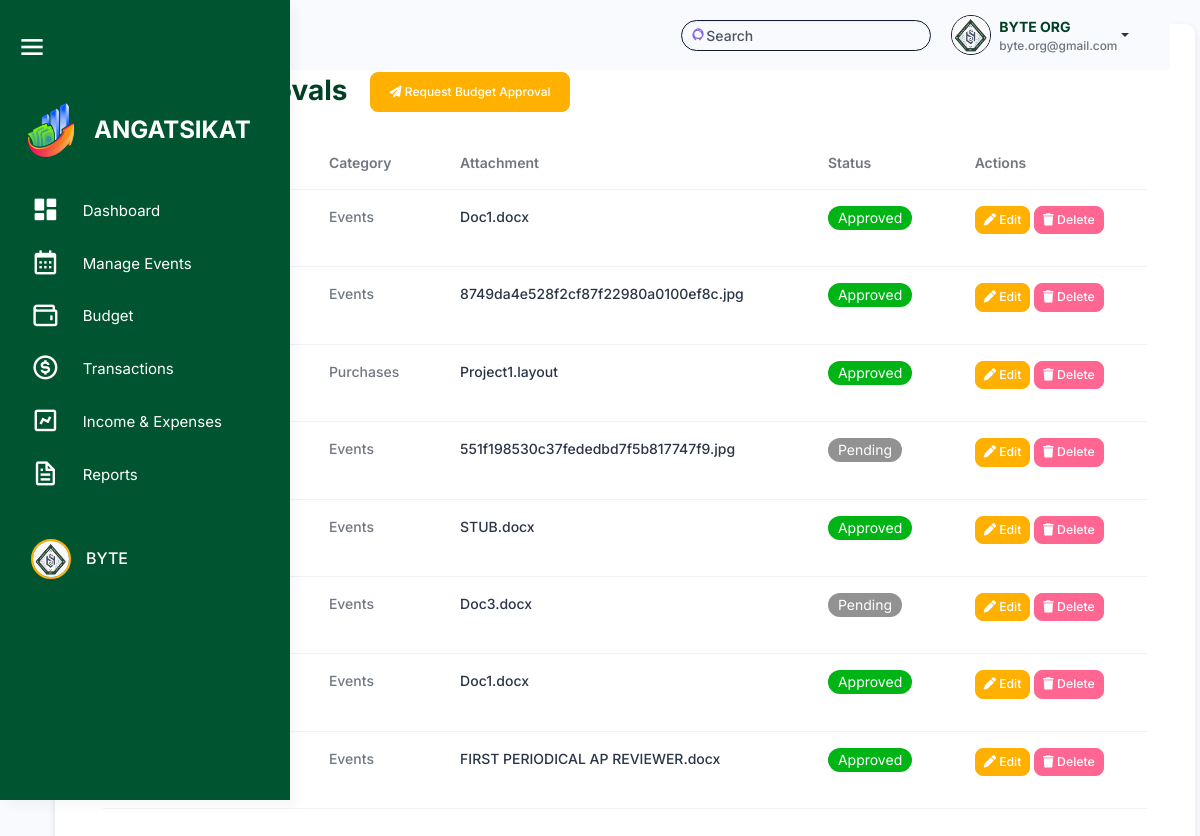
The app's page /budget_management/budget_approval_table.php with its own data.
### tables this page shows
CREATE TABLE `budget_approvals` (
  `approval_id` int(11) NOT NULL,
  `title` varchar(255) NOT NULL,
  `category` enum('Events','Purchases','Maintenance') NOT NULL,
  `attachment` varchar(255) DEFAULT NULL,
  `status` enum('Pending','Approved','Disapproved') DEFAULT 'Pending',
  `organization_id` int(11) NOT NULL,
  `created_by` int(11) NOT NULL,
  `created_at` timestamp NOT NULL DEFAULT current_timestamp(),
  `archived` tinyint(1) DEFAULT 0
);

### budget_management/budget_approval_table.php (the view, shortened to what this page needs)
<?php
include 'connection.php';
?>
<!DOCTYPE html>
<html lang="en">
<head>
    <link rel="stylesheet" href="../assets/css/styles.min.css" />
    <link rel="stylesheet" href="../html/sidebar.css" />
    <link rel="stylesheet" href="../budget_management/budget.css" />
    <link href="https://unpkg.com/boxicons@2.1.4/css/boxicons.min.css" rel="stylesheet" />
    <link rel="stylesheet" href="https://cdnjs.cloudflare.com/ajax/libs/font-awesome/6.6.0/css/all.min.css">
    <link rel="stylesheet"
        href="https://cdnjs.cloudflare.com/ajax/libs/selectize.js/0.12.6/css/selectize.bootstrap3.min.css"
 />
    <link rel="stylesheet" href="https://cdn.datatables.net/1.13.1/css/dataTables.bootstrap5.min.css">
</head>
<body>
    <div class="page-wrapper" id="main-wrapper" data-layout="vertical" data-navbarbg="skin6" data-sidebartype="full"
        data-sidebar-position="fixed" data-header-position="fixed">
        <aside class="left-sidebar" id="sidebar">
            <div class="top-bar">
                <div id="toggleSidebar" class="burger-icon">
                <i class="bx bx-menu"></i>
                </div>
            </div>
            <div>
                <div class="brand-logo logo-container">
                <a href="../html/officer_dashboard.html" class="logo-img">
                    <img src="angat sikat.png" alt="Angat Sikat Logo" class="sidebar-logo">
                </a>
                <span class="logo-text">ANGATSIKAT</span>
                </div>
                <nav class="sidebar-nav">
                    <ul id="sidebarnav">
                        <li class="sidebar-item">
                        <a class="sidebar-link" href="../dashboard/officer_dashboard.php" aria-expanded="false" data-tooltip="Dashboard">
                            <i class="bx bxs-dashboard"></i>
                            <span class="hide-menu">Dashboard</span>
                        </a>
                        </li>
                        <li class="sidebar-item">
                        <a class="sidebar-link" href="../activity_management/activities.php" aria-expanded="false"
                            data-tooltip="Manage Events">
                            <i class="bx bx-calendar"></i>
                            <span class="hide-menu">Manage Events</span>
                        </a>
                        </li>
                        <li class="sidebar-item">
                        <a class="sidebar-link" aria-expanded="false" data-tooltip="Budget">
                            <i class="bx bx-wallet"></i>
                            <span class="hide-menu">Budget</span>
                        </a>
                        </li>
                        <li class="sidebar-item">
                        <a class="sidebar-link" href="#transactions" aria-expanded="false" data-tooltip="Transactions">
                            <i class="bx bx-dollar-circle"></i>
                            <span class="hide-menu">Transactions</span>
                        </a>
                        </li>
                        <li class="sidebar-item">
                        <a class="sidebar-link" aria-expanded="false" data-tooltip="Income & Expenses">
                            <i class="bx bx-chart"></i>
                            <span class="hide-menu">Income & Expenses</span>
                        </a>
                        </li>
                        <li class="sidebar-item">
                        <a class="sidebar-link" href="reports.php" aria-expanded="false" data-tooltip="Reports">
                            <i class="bx bx-file"></i>
                            <span class="hide-menu">Reports</span>
                        </a>
                        </li>
                        <li class="sidebar-item profile-container">
                        <a class="sidebar-link" href="../user/profile.html" aria-expanded="false" data-tooltip="Profile">
                            <div class="profile-pic-border">
                            <img src="byte.png" alt="Profile Picture" class="profile-pic" />
                            </div>
                            <span class="profile-name">BYTE</span>
                        </a>
                        </li>
                    </ul>
                </nav>
            </div>
        </aside>
        <div class="body-wrapper">
            <header class="app-header">
                <nav class="navbar navbar-expand-lg navbar-light">
                    <div class="navbar-collapse justify-content-end px-0" id="navbarNav">
                        <div class="container-fluid d-flex justify-content-end align-items-center"
                            style="padding: 0 1rem; background-color: transparent;">
                            <div class="d-none d-sm-flex position-relative" style=" width: 250px; margin-right: 10px;">
                                <input class="form-control py-1 ps-4 pe-3 border border-dark rounded-pill" type="search"
                                    placeholder="Search" id="searchInput" style="width: 100%; padding: 0.25rem 1rem;">
                            </div>
                            <div class="dropdown">
                                <a href="#" class="dropdown-toggle d-flex align-items-center" data-bs-toggle="dropdown"
                                    aria-expanded="false" style="text-decoration: none;">
                                    <img class="border border-dark rounded-circle" src="byte.png" alt="Profile"
                                        style="width: 40px; height: 40px; margin-left: 10px;">
                                    <div class="d-flex flex-column align-items-start ms-2">
                                        <span style="font-weight: bold; color: #004024; text-decoration: none;">BYTE
                                            ORG</span>
                                        <span
                                            style="font-size: 0.85em; color: #6c757d; text-decoration: none;">byte.org@gmail.com</span>
                                    </div>
                                </a>
                            </div>
                        </div>
                    </div>
                </nav>
            </header>
            <div class="container mt-4 p-5">
                <h2>Budget Approvals <button type="button" class="btn btn-primary ms-3" data-bs-toggle="modal"
                        data-bs-target="#budgetApprovalModal"
                        style="height: 40px; width: 200px; border-radius: 8px; font-size: 12px;">
                        <i class="fa-solid fa-paper-plane"></i> Request Budget Approval
                    </button>
                </h2>
                <table id="budgetApprovalsTable" class="table mt-4">
                    <thead>
                        <tr>
                            <th>Title</th>
                            <th>Category</th>
                            <th>Attachment</th>
                            <th>Status</th>
                            <th>Actions</th>
                        </tr>
                    </thead>
                    <tbody>
                        <?php
                    $approvalsQuery = "SELECT * FROM budget_approvals WHERE organization_id = 1 AND archived = 0";
                    $approvalsResult = mysqli_query($conn, $approvalsQuery);
                    while ($row = mysqli_fetch_assoc($approvalsResult)) {
                        ?>
                        <tr>
                            <td>
                            </td>
                            <td>
                                <?php echo ucfirst($row['category']); ?>
                            </td>
                            <td><a href="uploads/<?php echo $row['attachment']; ?>"
                                    class='link-offset-2 link-underline link-underline-opacity-0' target="_blank">
                                    <?php echo $row['attachment']; ?>
                                </a></td>
                            <td>
                                <?php
                                if ($row['status'] == 'Pending') {
                                    echo " <span class='badge rounded-pill pending'> ";
                                } else if ($row['status'] == 'Approved') {
                                    echo " <span class='badge rounded-pill approved'> ";
                                } else if ($row['status'] == 'Disapproved') {
                                    echo " <span class='badge rounded-pill disapproved'> ";
                                }
                                echo ucfirst($row['status']);
                                ?>
                                </span>
                            </td>
                            <td>
                                <button class='btn btn-primary btn-sm edit-btn mb-3' data-bs-toggle='modal'
                                    data-bs-target='#editBudgetApprovalModal'
                                    data-id="<?php echo $row['approval_id']; ?>"><i class='fa-solid fa-pen'></i> Edit
                                </button>
                                <button class='btn btn-danger btn-sm archive-btn mb-3'
                                    data-id="<?php echo $row['approval_id']; ?>"><i class='fa-solid fa-trash'></i>
                                    Delete</button>
                            </td>
                        </tr>
                        <?php
                    }
                    ?>
                    </tbody>
                </table>
            </div>
        </div>
    </div>
</body>
</html>

### html/sidebar.css (style rules this page uses)
#sidebar { width: 290px; background-color: #00542f; transition: width 0.3s, border-radius 0.3s, margin-left 0.3s; display: flex; flex-direction: column; height: 100vh; border-radius: 0; margin-left: 0; overflow-x: hidden; }
#sidebar .sidebar-item a { display: flex; align-items: center; padding: 10px 15px; color: #ffffff; text-decoration: none; border-radius: 8px; transition: background-color 0.3s; }
.sidebar-item a i { font-size: 1.5rem; margin-right: 10px; transition: color 0.3s; }
.profile-container { display: flex; align-items: center; width: 100%; margin-top: 30px; position: relative; flex-shrink: 0; }
.sidebar-item { position: relative; }
.sidebar-item a[data-tooltip]::after { content: attr(data-tooltip); position: absolute; left: 100%; top: 50%; transform: translateY(-50%); background-color: #00542f; color: #ffffff; padding: 5px 10px; border-radius: 5px; opacity: 0; white-space: nowrap; transition: opacity 0.3s, left 0.3s; pointer-events: none; font-size: 0.85rem; margin-left: 10px; z-index: 10; }
.sidebar-link[data-tooltip]::after { opacity: 1 !important; }

### budget_management/budget.css (style rules this page uses)
.container { padding-top: 20px; background-color: #fff; border-radius: 10px; box-shadow: 0 4px 8px rgba(0, 0, 0, 0.1); }
table { table-layout: auto; max-width: 100%; height: auto; border-collapse: collapse; }
.btn-primary { background-color: #ffb000; border-color: #ffb000; }
.badge.rounded-pill.approved { background-color: #00b415; color: #fff; }
.badge.rounded-pill.pending { background-color: #929292; color: #fff; }

### records on screen
budget_approvals: category "Events", attachment "Doc1.docx", status "Approved"
budget_approvals: category "Events", attachment "8749da4e528f2cf87f22980a0100ef8c.jpg", status "Approved"
budget_approvals: category "Purchases", attachment "Project1.layout", status "Approved"
budget_approvals: category "Events", attachment "551f198530c37fededbd7f5b817747f9.jpg", status "Pending"
budget_approvals: category "Events", attachment "STUB.docx", status "Approved"
budget_approvals: category "Events", attachment "Doc3.docx", status "Pending"
budget_approvals: category "Events", attachment "Doc1.docx", status "Approved"
budget_approvals: category "Events", attachment "FIRST PERIODICAL AP REVIEWER.docx", status "Approved"
